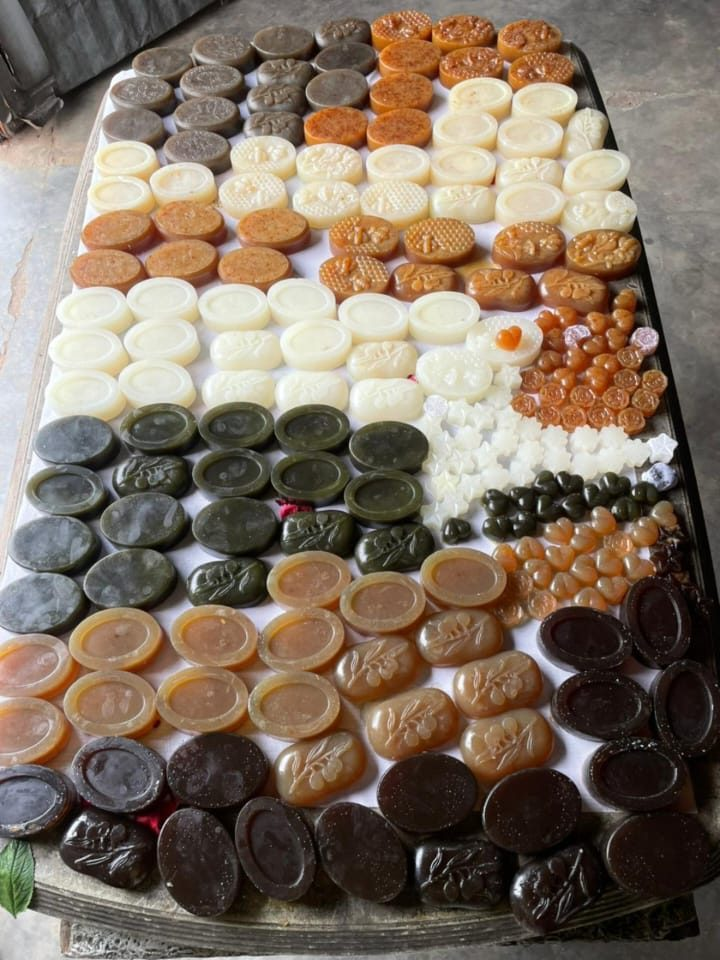
#> input picture images/batch.jpg, 720 x 960 px
$ python cinematic.py ../images/batch.jpg out.png
#> lines starting #> are read from the running program, lines starting #| are printed output that depends on the picture; after the words box and inside, x2 and y2 are one past the last pixel; in counts of white or black regions, pixels touching at a corner belong together
#!/usr/bin/env python3
"""
Grihine Soap — cinematic photo processor.

Gives any new product photo the same dark, color-graded, vignetted look as
the rest of the site so the catalogue always reads as one cohesive set.

Usage:
    python3 tools/cinematic.py SRC.jpg images/output-name.jpg --mode studio
    python3 tools/cinematic.py SRC.jpg images/output-name.jpg --mode env

Modes:
    studio  — subject sits on a saturated, solid-colour backdrop (velvet,
              coloured cloth). The backdrop is matted out and replaced with a
              warm near-black studio gradient. Best for "soap + box on cloth".
    grape   — special matte for the grape-cluster-on-rope shot (keeps the jute
              rope + dark berries, drops everything else to black).
    env     — real-world background kept but darkened at the edges with a
              strong vignette + luminance pull. Best for batch trays, gift
              boxes on wood, workshop shots.

Needs: pip install pillow numpy   (already used elsewhere in this project)

After running, update the <img width/height> attributes if the aspect
changed, then `git add images/ && git commit && git push` to deploy.
"""
import argparse
import colorsys

import numpy as np
from PIL import Image, ImageFilter


def velvet_matte(arr):
    h, w, _ = arr.shape
    c = 44
    p = np.concatenate([arr[:c, :c].reshape(-1, 3), arr[:c, -c:].reshape(-1, 3),
                        arr[-c:, :c].reshape(-1, 3), arr[-c:, -c:].reshape(-1, 3)])
    bg = np.median(p, 0)
    bh, _, _ = colorsys.rgb_to_hsv(*(bg / 255))
    r, g, b = arr[..., 0] / 255, arr[..., 1] / 255, arr[..., 2] / 255
    mx = np.maximum(np.maximum(r, g), b)
    mn = np.minimum(np.minimum(r, g), b)
    df = np.maximum(mx - mn, 1e-6)
    s = np.where(mx > 0, (mx - mn) / np.maximum(mx, 1e-6), 0)
    hue = np.zeros_like(mx)
    i = (mx == r); hue[i] = ((g[i] - b[i]) / df[i]) % 6
    i = (mx == g); hue[i] = ((b[i] - r[i]) / df[i]) + 2
    i = (mx == b); hue[i] = ((r[i] - g[i]) / df[i]) + 4
    hue /= 6.0
    hd = np.minimum(np.abs(hue - bh), 1 - np.abs(hue - bh))
    fg = np.clip(np.maximum(1 - np.clip((s - 0.30) / 0.22, 0, 1),
                            np.clip((hd - 0.11) / 0.07, 0, 1)), 0, 1)
    fg = fg * fg * (3 - 2 * fg)
    return np.asarray(Image.fromarray((fg * 255).astype(np.uint8)).filter(ImageFilter.GaussianBlur(4))).astype(np.float32) / 255


def grape_matte(arr):
    x = arr / 255.0
    r, g, b = x[..., 0], x[..., 1], x[..., 2]
    L = 0.299 * r + 0.587 * g + 0.114 * b
    mx = np.maximum(np.maximum(r, g), b)
    mn = np.minimum(np.minimum(r, g), b)
    s = (mx - mn) / np.maximum(mx, 1e-6)
    berry = np.clip((0.50 - L) / 0.34, 0, 1) * np.clip(((b - r) + 0.10) / 0.16, 0, 1)
    rope = np.clip(((r - b) - 0.06) / 0.12, 0, 1) * np.clip((s - 0.22) / 0.16, 0, 1)
    subj = np.clip(np.maximum(berry, rope), 0, 1)
    si = Image.fromarray((subj * 255).astype(np.uint8)).filter(ImageFilter.MaxFilter(9)).filter(ImageFilter.GaussianBlur(4))
    subj = np.asarray(si).astype(np.float32) / 255
    subj = np.clip((subj - 0.25) / 0.4, 0, 1)
    subj = subj * subj * (3 - 2 * subj)
    return np.asarray(Image.fromarray((subj * 255).astype(np.uint8)).filter(ImageFilter.GaussianBlur(3))).astype(np.float32) / 255


def backdrop(h, w, ctr=(46, 42, 35), edge=(13, 12, 10), cy=0.48):
    yy, xx = np.mgrid[0:h, 0:w].astype(np.float32)
    rad = np.clip(np.sqrt(((xx - w / 2) / (w * 0.62)) ** 2 + ((yy - h * cy) / (h * 0.62)) ** 2), 0, 1)
    return (np.array(ctr)[None, None] * (1 - rad[..., None]) + np.array(edge)[None, None] * rad[..., None])


def lum_darken(arr, amt=0.5, knee=0.5):
    x = arr / 255.0
    L = 0.299 * x[..., 0] + 0.587 * x[..., 1] + 0.114 * x[..., 2]
    bgp = np.clip((L - knee) / 0.28, 0, 1)
    bgp = np.asarray(Image.fromarray((bgp * 255).astype(np.uint8)).filter(ImageFilter.GaussianBlur(6))).astype(np.float32) / 255
    dark = x * 0.22
    return (x * (1 - bgp[..., None] * amt) + dark * (bgp[..., None] * amt)) * 255


def cinematic(arr, vig=0.30, cap=1900):
    x = arr / 255.0
    x = np.clip((x - 0.5) * 1.10 + 0.5, 0, 1)
    lum = (0.299 * x[..., 0] + 0.587 * x[..., 1] + 0.114 * x[..., 2])[..., None]
    sh, hi = (1 - lum), lum
    x[..., 0] += (-0.015 * sh + 0.032 * hi)[..., 0]
    x[..., 1] += (0.012 * sh + 0.012 * hi)[..., 0]
    x[..., 2] += (0.024 * sh - 0.032 * hi)[..., 0]
    x = np.clip(x, 0, 1)
    g = (0.299 * x[..., 0] + 0.587 * x[..., 1] + 0.114 * x[..., 2])[..., None]
    x = np.clip(g + (x - g) * 1.12, 0, 1)
    h, w, _ = x.shape
    yy, xx = np.mgrid[0:h, 0:w].astype(np.float32)
    rad = np.sqrt(((xx - w / 2) / (w * 0.72)) ** 2 + ((yy - h * 0.5) / (h * 0.72)) ** 2)
    x *= (1 - np.clip(rad, 0, 1) ** 2.1 * vig)[..., None]
    im = Image.fromarray((x * 255).clip(0, 255).astype(np.uint8))
    blur = np.asarray(im.filter(ImageFilter.GaussianBlur(8))).astype(np.float32) / 255
    x = 1 - (1 - x) * (1 - blur * 0.15)
    x = np.clip(x + np.random.normal(0, 0.011, x.shape), 0, 1)
    out = Image.fromarray((x * 255).clip(0, 255).astype(np.uint8))
    out = out.resize((w * 2, h * 2), Image.LANCZOS).filter(ImageFilter.UnsharpMask(2, 70, 2))
    if max(out.size) > cap:
        sc = cap / max(out.size)
        out = out.resize((int(out.width * sc), int(out.height * sc)), Image.LANCZOS)
    return out


def main():
    ap = argparse.ArgumentParser(description="Apply Grihine dark-cinematic look to a photo.")
    ap.add_argument("src")
    ap.add_argument("dst")
    ap.add_argument("--mode", choices=["studio", "grape", "env"], default="studio")
    ap.add_argument("--vig", type=float, default=None, help="vignette strength override (0-0.5)")
    ap.add_argument("--quality", type=int, default=84)
    args = ap.parse_args()

    arr = np.asarray(Image.open(args.src).convert("RGB")).astype(np.float32)
    h, w, _ = arr.shape
#> h = 960; w = 720
    if args.mode == "studio":
        m = velvet_matte(arr)[..., None]
#> in velvet_matte, `bg = np.median(p, 0)`: bg = [103, 100, 98]
#> in velvet_matte, `bh, _, _ = colorsys.rgb_to_hsv(*(bg / 255))`: bh = 0.0667
#> in velvet_matte, `i = mx == r`:
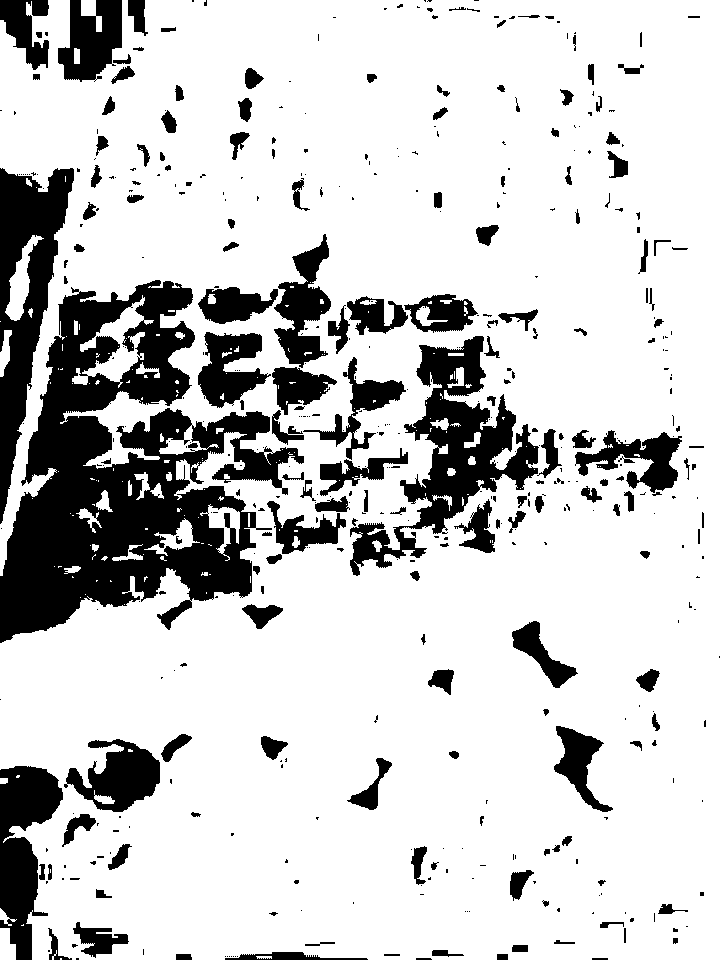
#> i: shape (960, 720) bool; 80.2% white; 476 black regions (303 under 20 px), largest, box (x1, y1, x2, y2) and area: (0, 280, 304, 643) 50793, (350, 336, 539, 576) 13537, (0, 168, 74, 524) 11259
#> in velvet_matte, `i = mx == g`: i: shape (960, 720) bool; 15.1% white; 591 white regions (428 under 20 px), largest, box (x1, y1, x2, y2) and area: (34, 333, 568, 607) 47390, (38, 280, 196, 425) 13300, (198, 280, 337, 416) 6781
#> in velvet_matte, `hue[i] = (b[i] - r[i]) / df[i] + 2`: hue: shape (960, 720) float32; min 0, max 5.99, mean 0.704
#> in velvet_matte, `i = mx == b`: i: shape (960, 720) bool; 9.7% white; 282 white regions (167 under 20 px), largest, box (x1, y1, x2, y2) and area: (0, 400, 133, 643) 15767, (0, 168, 76, 528) 11009, (0, 0, 200, 72) 7340
#> in velvet_matte, `hue[i] = (r[i] - g[i]) / df[i] + 4`:
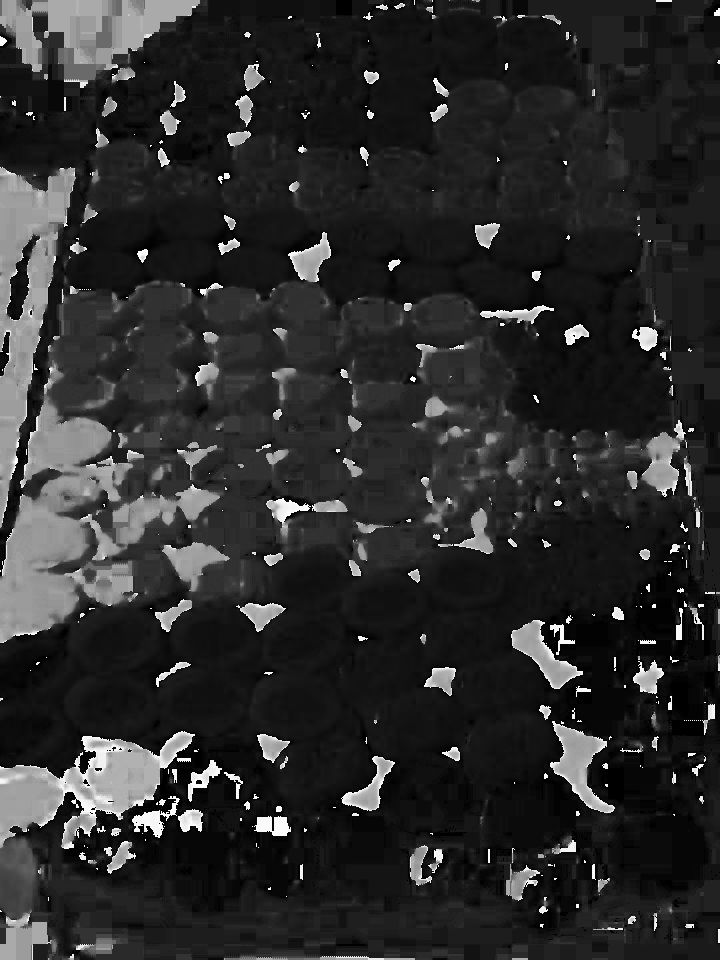
#> hue: shape (960, 720) float32; min 0, max 5.99, mean 1.05; drawn with min black and max white
#> in velvet_matte, `return np.asarray(Image.fromarray((fg * 255).astype(np.uint8)).filter(..`:
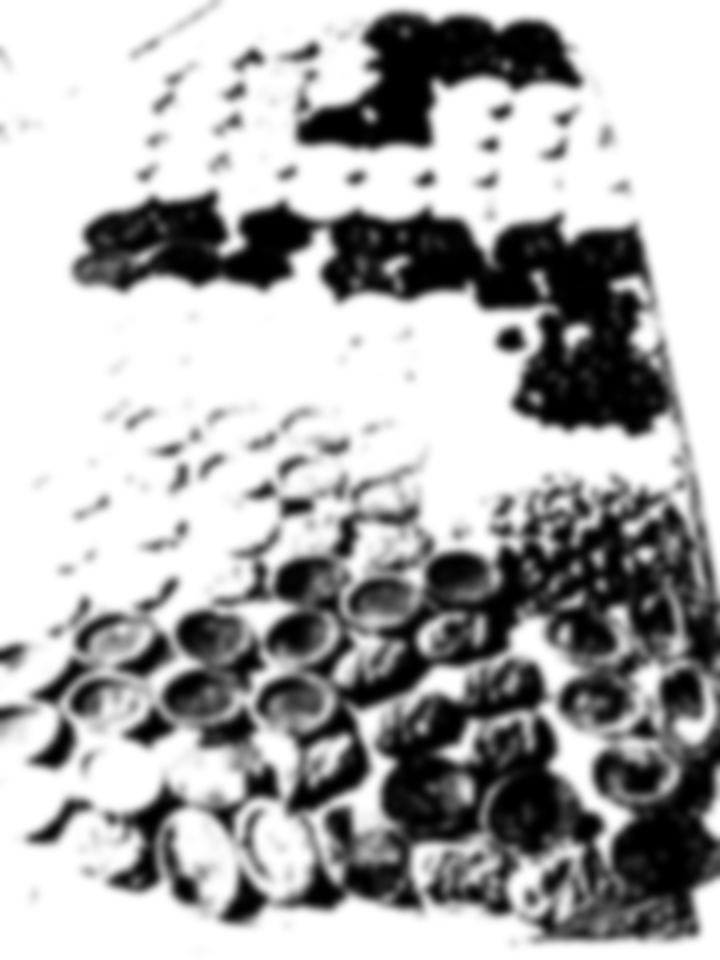
#> returned value: shape (960, 720) float32; min 0, max 1, mean 0.678
        arr = arr * m + backdrop(h, w) * (1 - m)
        vig = args.vig if args.vig is not None else 0.24
    elif args.mode == "grape":
        m = grape_matte(arr)[..., None]
        arr = arr * m + backdrop(h, w, cy=0.52) * (1 - m)
        vig = args.vig if args.vig is not None else 0.24
    else:  # env
        arr = lum_darken(arr, amt=0.45, knee=0.5)
        vig = args.vig if args.vig is not None else 0.42

    out = cinematic(arr, vig=vig)
#> in cinematic, `sh, hi = (1 - lum), lum`:
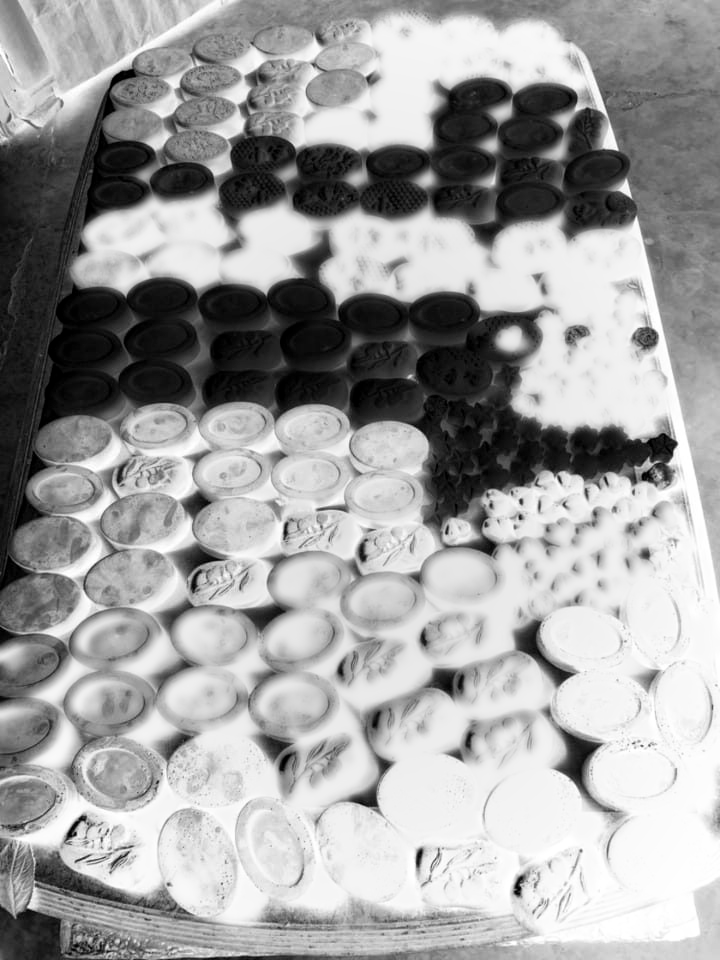
#> sh: shape (960, 720, 1) float64; min 1.11e-16, max 1, mean 0.63
#> in cinematic, `x *= (1 - np.clip(rad, 0, 1) ** 2.1 * vig)[..., None]`:
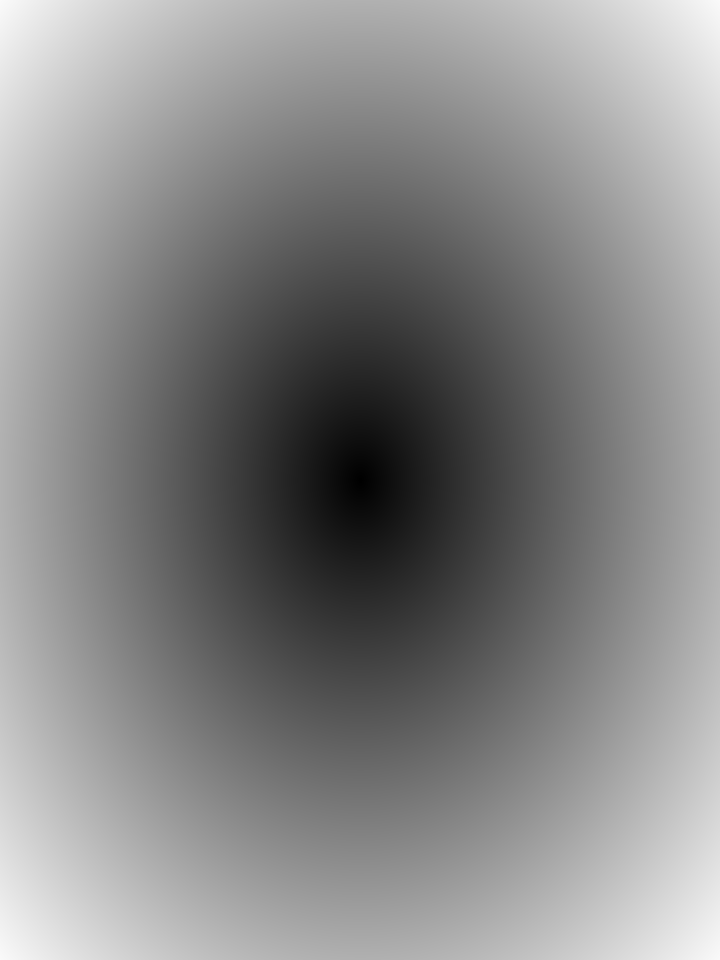
#> rad: shape (960, 720) float32; min 0, max 0.982, mean 0.531
#> in cinematic, `blur = np.asarray(im.filter(ImageFilter.GaussianBlur(8))).astype(np.fl..`:
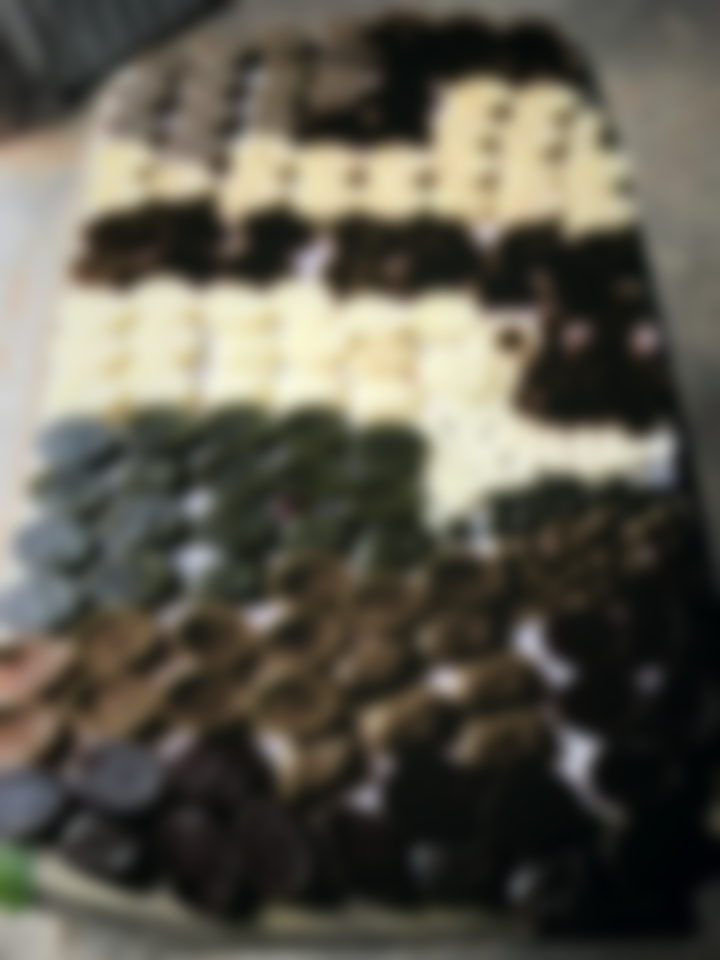
#> blur: shape (960, 720, 3) float32; mean R, G, B 0.365, 0.351, 0.305
    out.save(args.dst, "JPEG", quality=args.quality, optimize=True)
    print(f"wrote {args.dst}  {out.size}  ({len(open(args.dst, 'rb').read()) // 1024} KB)")
#| wrote out.png  (1425, 1900)  (428 KB)


if __name__ == "__main__":
    main()

$ run again, on images/grape-cluster.jpg
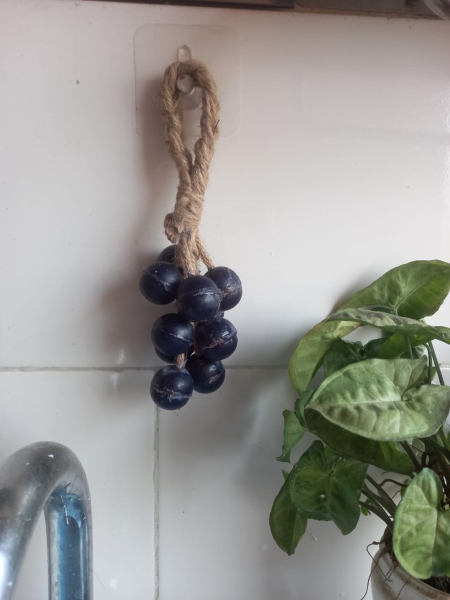
#> input picture images/grape-cluster.jpg, 900 x 1200 px (shown at 1/2 size)
#> bg = [129, 128.5, 130]
#> bh = 0.722
#> in velvet_matte, `i = mx == r`:
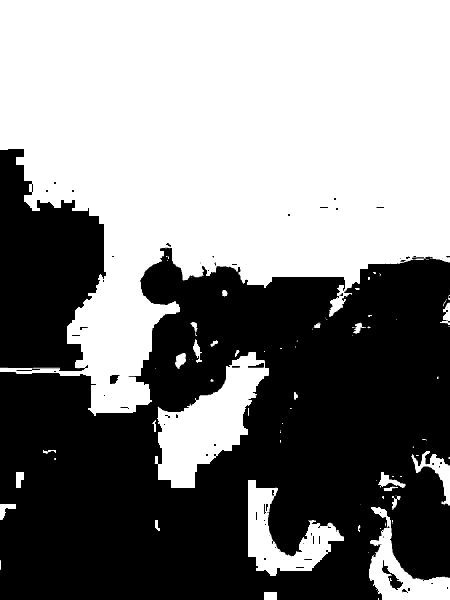
#> i: shape (1200, 900) bool (shown at 1/2 size); 51.5% white; 81 black regions (52 under 20 px), largest, box (x1, y1, x2, y2) and area: (0, 495, 900, 1200) 457725, (0, 298, 212, 742) 63863, (764, 1120, 806, 1180) 695
#> in cinematic, `blur = np.asarray(im.filter(ImageFilter.GaussianBlur(8))).astype(np.fl..`:
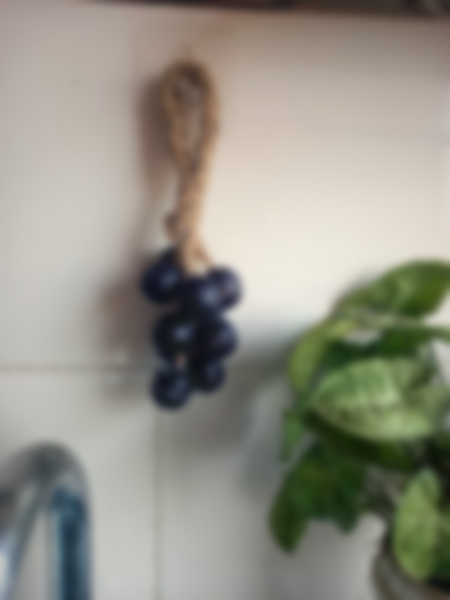
#> blur: shape (1200, 900, 3) float32 (shown at 1/2 size); mean R, G, B 0.576, 0.569, 0.525
#| wrote out.png  (1425, 1900)  (326 KB)
